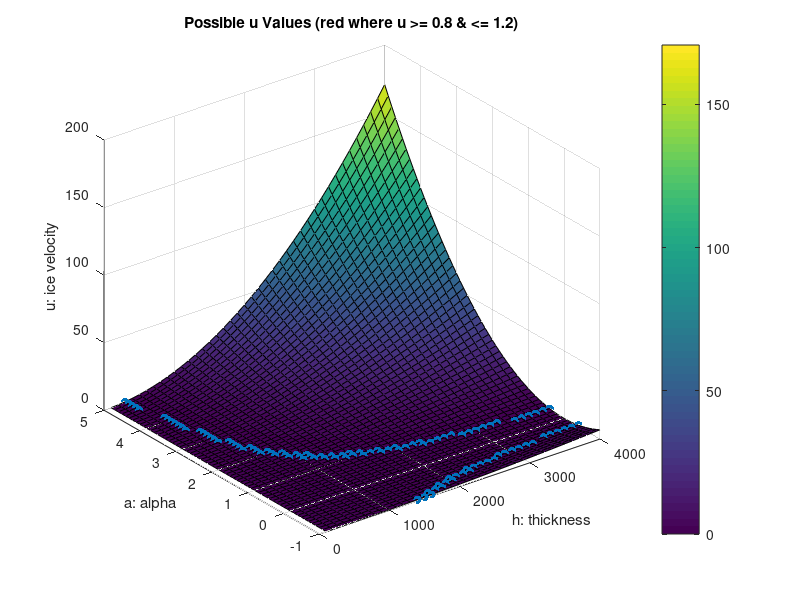
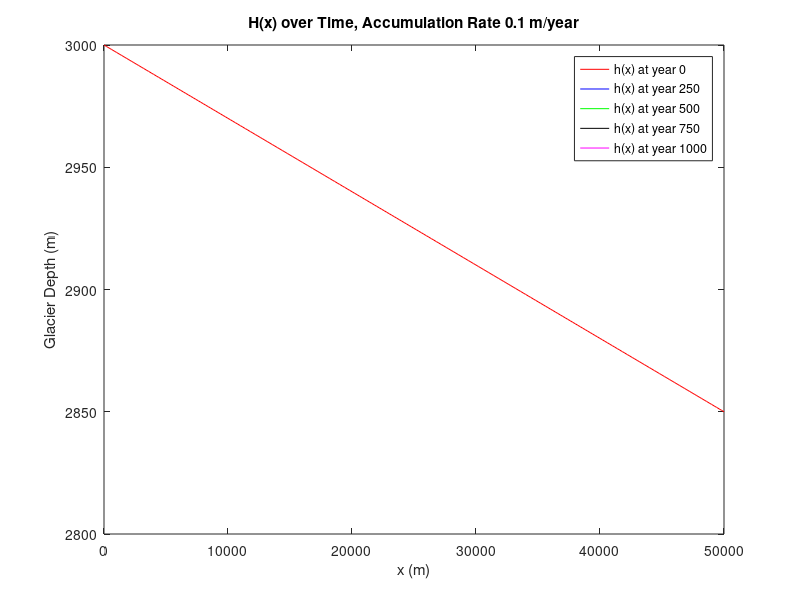

The MATLAB source for these figures, in order:
%% initializations
rho = 917; % ice density (kg/m^3)
g = 9.81; % gravitational acceleration (m/s^2)
m = 2; % constant = 1/2(n + 1), so ~ 2
A = 200*1000*1.2; % basal roughness, need to consult Robel
beta = 2.5; % bed slope

% set dx and dt 
dx = 200; % meters
dt = 1; % years, may need to edit to make stepping more stable
t = 0:dt:1000; % years

% space (x) and thickness (h) 
h_i = 3000; % initial thickness (meters)
glacier_length = 50000; % glacier length (meters) ... somewhere around this
all_x = 0:dx:glacier_length; % position vector (meters)
all_h = zeros(length(t), length(all_x)); % thickness vector (meters)
% this is an array with the rows being time, columns being h(x,t)
all_h(1,1) = h_i; % set inland thickness 
all_h(1,:) = h_i - all_x.*(3*10^-3);

accum_i = 0.1; % initial accumulation rate (meters/year)
u_i = 20; % initial ice velocity (meters/year)

% need u * dt/dx < 1, close to 1 preferably
[h_test, a_test] = meshgrid(100:100:4000,-1:0.1:5);
u_test = (((rho*g/A)^m).*(h_test.^m).*(sind(a_test).^m));
u_stable = u_test >= 0.8 & u_test <= 1.2;
figure;
surf(h_test,a_test,u_test); hold on;
h = scatter3(h_test(u_stable),a_test(u_stable),u_test(u_stable),'filled', 'r');
colorbar;
title('Possible u Values (red where u >= 0.8 & <= 1.2)');
xlabel('h: thickness');
ylabel('a: alpha'); 
zlabel('u: ice velocity');

%% intialize outputs 
% go through each function h(x,t)
% calculate a(x) then u(x)
% right now timestepping by 1 year
dqdtdx(1:length(all_x)) = 0;
u_array = zeros(length(t),length(all_x));
a_array = u_array; % alpha -> surface slope

%% step through model 
for k = 1:(length(t) - 1) % time step 
    % thickness
    h_copy = all_h(k,:); % current thickness vector 
    h_diff = h_copy(1) - h_copy; 
    
    % sfc slope alpha
    a_apply(1) = beta; %how to incorporate a_apply?
    a_apply(2:length(all_x)) = beta - h_diff(2:end)./all_x(2:end); %how to incorporate proper a(x)
    a_array(k,:) = a_apply;

    % ice velocity 
    u_apply = (((rho*g/A)^m).*(h_copy.^m).*(sind(a_apply).^m));
    u_array(k,:) = u_apply;
    dqdtdx(1) = u_apply(1)*h_copy(1);

    % find dt*dq/dx
    for i = 2:length(all_x) % space step
        dqdtdx(i) = (dt/dx)*(h_copy(i)*u_apply(i) - h_copy(i-1)*u_apply(i-1));
    % multiplied by -1 since u_i controls mass flow OUT rather than in
    end
    
    all_h(k+1,:) = h_copy + dqdtdx + accum_i; 
end

figure;
plot(all_x, all_h(1,:),'r');
hold on;
plot(all_x, all_h(251,:), 'b'); 
plot(all_x, all_h(501,:), 'g');
plot(all_x, all_h(751,:), 'k');
plot(all_x, all_h(1001,:), 'm');
legend('h(x) at year 0', 'h(x) at year 250', 'h(x) at year 500', 'h(x) at year 750', 'h(x) at year 1000');
title(['H(x) over Time, Accumulation Rate ' num2str(accum_i) ' m/year']);
xlabel('x (m)');
ylabel('Glacier Depth (m)');
